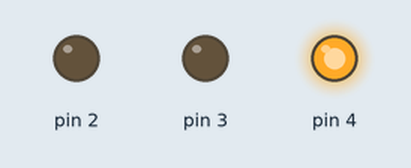
This sketch was run on a simulated Arduino Uno, built with avr-gcc and run on an emulated ATmega328P. Shown: output pins drawn as LEDs (lit = HIGH).

Above: at 4.0 s.
At 11.5 s:
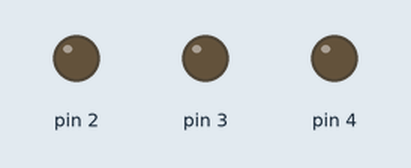
At 22.0 s:
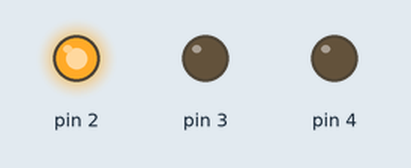
At 50.5 s:
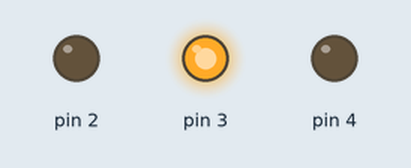
Timing chart, 0 to 63.3 s (numbered marks = the images above):
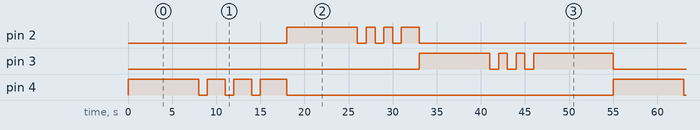

Measured:
- by itself, pin 2: LOW → HIGH at 18.0 s, → LOW 8.0 s later, → HIGH 1.0 s later, → LOW 1.0 s later, … (17 changes in this stretch)
- by itself, pin 3: LOW → HIGH at 33.0 s, → LOW 8.0 s later, → HIGH 1.0 s later, → LOW 1.0 s later, … (16 changes in this stretch)
- by itself, pin 4: repeats every 55.0 s: 2 × (LOW 1.0 s, HIGH 2.0 s), LOW 1.0 s, HIGH 3.0 s, LOW 37.0 s, HIGH 8.0 s

The sketch:

traffic_light_system1.ino
```cpp
// C++ code
//
void setup()
{
  pinMode(4, OUTPUT);
  pinMode(2, OUTPUT);
   pinMode(3, OUTPUT);

}

void loop()
{
   digitalWrite(4, HIGH);
  delay(8000);
  for(int i=0;i<3;i++){
   digitalWrite(4, LOW);
    delay(1000);
   digitalWrite(4, HIGH);
    delay(2000);
  }
  delay(1000);
   digitalWrite(4, LOW);
   digitalWrite(2, HIGH);
   delay(8000);
  for(int i=0;i<3;i++){
   digitalWrite(2, LOW);
    delay(1000);
   digitalWrite(2, HIGH);
    delay(1000);
  }
  delay(1000);
   digitalWrite(2, LOW);
   digitalWrite(3, HIGH);
     delay(8000);
  for(int i=0;i<3;i++){
   digitalWrite(3, LOW);
    delay(1000);
   digitalWrite(3, HIGH);
    delay(1000);
  }
  delay(8000);
   digitalWrite(3, LOW);

}
```
